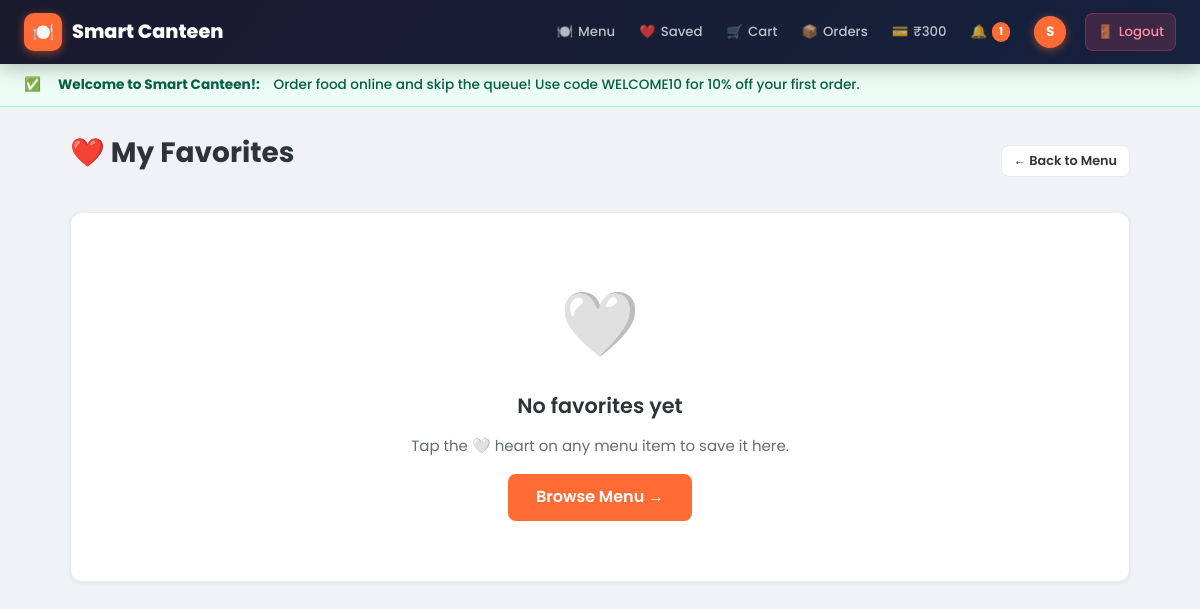
Page /favorites (signed in) on the committed database.
### tables this page shows
CREATE TABLE users(
        id INTEGER PRIMARY KEY AUTOINCREMENT, name TEXT, college_id TEXT,
        email TEXT UNIQUE, password TEXT, role TEXT DEFAULT 'student',
        wallet REAL DEFAULT 0, phone TEXT DEFAULT '', bio TEXT DEFAULT '');

CREATE TABLE announcements(
        id INTEGER PRIMARY KEY AUTOINCREMENT, title TEXT, content TEXT,
        type TEXT DEFAULT 'info', active INTEGER DEFAULT 1,
        created_at TEXT DEFAULT (datetime('now','localtime')));

### app.py (the view)
@app.route("/favorites")
@login_required
def favorites():
    items = many(RATING_SQL +
                 "WHERE m.id IN (SELECT item_id FROM favorites WHERE user_id=?) "
                 "ORDER BY m.category, m.name", (session["uid"],))
    fav_ids = {i["id"] for i in items}
    return render_template("favorites.html", items=items, fav_ids=fav_ids)

### app.py (called while the page is built)
def db():
    if "db" not in g:
        g.db = sqlite3.connect(DB)
        g.db.row_factory = sqlite3.Row
        g.db.execute("PRAGMA journal_mode=WAL")
        g.db.execute("PRAGMA foreign_keys=ON")
    return g.db

def one(sql, a=()):
    return db().execute(sql, a).fetchone()

def many(sql, a=()):
    return db().execute(sql, a).fetchall()

def login_required(f):
    @wraps(f)
    def w(*a, **k):
        if "uid" not in session:
            flash("Please sign in to continue.")
            return redirect(url_for("login"))
        return f(*a, **k)
    return w

@app.context_processor
def inject():
    d = {"wallet_bal": 0, "ready_count": 0, "cart_count": 0,
         "unread_notif": 0, "active_announcements": []}
    if session.get("uid"):
        if session.get("role") != "admin":
            u = one("SELECT wallet FROM users WHERE id=?", (session["uid"],))
            if u:
                d["wallet_bal"] = u["wallet"]
            d["ready_count"] = one(
                "SELECT COUNT(*) FROM orders WHERE user_id=? AND status='Ready'",
                (session["uid"],))[0]
            d["cart_count"] = sum(session.get("cart", {}).values())
            d["unread_notif"] = one(
                "SELECT COUNT(*) FROM notifications WHERE user_id=? AND is_read=0",
                (session["uid"],))[0]
        d["active_announcements"] = many(
            "SELECT * FROM announcements WHERE active=1 ORDER BY id DESC LIMIT 3")
    return d

### templates/favorites.html (shortened to what this page needs)
{% extends "base.html" %}
{% block content %}
<div class="page-header">
  <h1>❤️ My Favorites</h1>
  <a href="/menu" class="btn btn-secondary btn-sm">← Back to Menu</a>
</div>
{% if items %}
<p class="text-muted mb-md">{{ items|length }} saved item{{ 's' if items|length != 1 }}</p>
<div class="menu-grid">
  {% for i in items %}
  <div class="menu-card">
    <div class="menu-card-title">
      <span class="veg-dot {{ 'veg' if i.veg else 'nonveg' }}"></span>
      {{ i.name }}
    </div>
    <div class="menu-card-desc">{{ i.description or '—' }}</div>
    {% if i.avg_rating %}
    <div class="menu-card-rating">⭐ {{ i.avg_rating }} ({{ i.n_rating }} review{{ 's' if i.n_rating != 1 }})</div>
    {% endif %}
    <div class="menu-card-price">₹{{ '%.0f'|format(i.price) }}</div>
    <div class="menu-card-footer">
      {% if not i.available or i.stock <= 0 %}
        <span class="badge badge-danger">Out of stock</span>
      {% else %}
        <a class="btn btn-primary btn-sm" href="/cart/add/{{ i.id }}">+ Add to Cart</a>
      {% endif %}
      <a href="/menu/favorite/{{ i.id }}" class="fav-btn" title="Remove from favorites">❤️</a>
    </div>
  </div>
  {% endfor %}
</div>
{% else %}
<div class="card text-center" style="padding:60px 20px;">
  <div style="font-size:4rem;margin-bottom:14px;">🤍</div>
  <h2>No favorites yet</h2>
  <p class="text-muted mb-md">Tap the 🤍 heart on any menu item to save it here.</p>
  <a href="/menu" class="btn btn-primary btn-lg">Browse Menu →</a>
</div>
{% endif %}
{% endblock %}

### templates/base.html (shortened to what this page needs)
<!DOCTYPE html>
<html lang="en">
<head>
<link rel="stylesheet" href="{{ url_for('static', filename='style.css') }}">
</head>
<body>
<nav class="navbar">
  <a href="/" class="brand">
    <div class="brand-icon">🍽️</div>
    <span>Smart Canteen</span>
  </a>
  <div class="nav-links">
    {% if session.role == 'admin' %}
      <a href="/admin" class="nav-link">📊 Dashboard</a>
      <a href="/admin/orders" class="nav-link">🧾 Orders</a>
      <a href="/admin/menu" class="nav-link">🍽️ Menu</a>
      <a href="/admin/analytics" class="nav-link">📈 Analytics</a>
      <a href="/admin/students" class="nav-link">👨‍🎓 Students</a>
    {% elif session.uid %}
      <a href="/menu" class="nav-link">🍽️ <span>Menu</span></a>
      <a href="/favorites" class="nav-link">❤️ <span>Saved</span></a>
      <a href="/cart" class="nav-link">🛒 <span>Cart</span>
      </a>
      <a href="/orders" class="nav-link">📦 <span>Orders</span></a>
      <a href="/wallet" class="nav-link">💳 <span>₹{{ '%.0f'|format(wallet_bal) }}</span></a>
      <a href="/notifications" class="nav-link">🔔
        {% if unread_notif %}<span class="nav-badge pulse">{{ unread_notif }}</span>{% endif %}
      </a>
      <a href="/profile" class="nav-link">
        <div class="nav-avatar">{{ session.name[0].upper() if session.name else 'U' }}</div>
      </a>
    {% endif %}
    {% if session.uid %}
      <a href="/logout" class="nav-link" title="Sign out" style="margin-left:6px;background:rgba(239,71,111,0.18);color:#FF8FA3;border:1px solid rgba(239,71,111,0.35);">🚪 <span>Logout</span></a>
    {% endif %}
  </div>
</nav>
{% for ann in active_announcements %}
<div class="announcement-bar {{ ann.type }}">
  {% if ann.type == 'success' %}✅{% elif ann.type == 'warning' %}⚠️{% else %}ℹ️{% endif %}
  &nbsp;<strong>{{ ann.title }}:</strong>&nbsp;{{ ann.content }}
</div>
{% endfor %}
{% if session.role == 'admin' %}
<div class="admin-layout">
  <aside class="admin-sidebar">
    <div class="sidebar-section">Overview</div>
    <a href="/admin" class="sidebar-link {{ 'active' if request.endpoint == 'admin_home' }}">📊 Dashboard</a>
    <div class="sidebar-section">Operations</div>
    <a href="/admin/orders" class="sidebar-link {{ 'active' if request.endpoint in ['admin_orders','admin_status','admin_cancel'] }}">🧾 Orders</a>
    <a href="/admin/menu" class="sidebar-link {{ 'active' if request.endpoint in ['admin_menu','admin_edit','admin_restock','admin_toggle','admin_delete'] }}">🍽️ Menu</a>
    <div class="sidebar-section">Insights</div>
    <a href="/admin/analytics" class="sidebar-link {{ 'active' if request.endpoint == 'admin_analytics' }}">📈 Analytics</a>
    <a href="/admin/report" class="sidebar-link {{ 'active' if request.endpoint in ['admin_report','admin_report_csv'] }}">📋 Report</a>
    <div class="sidebar-section">Management</div>
    <a href="/admin/coupons" class="sidebar-link {{ 'active' if request.endpoint in ['admin_coupons','coupon_toggle','coupon_delete'] }}">🏷️ Coupons</a>
    <a href="/admin/students" class="sidebar-link {{ 'active' if request.endpoint in ['admin_students','admin_credit'] }}">👨‍🎓 Students</a>
    <a href="/admin/feedback" class="sidebar-link {{ 'active' if request.endpoint == 'admin_feedback' }}">⭐ Feedback</a>
    <a href="/admin/announcements" class="sidebar-link {{ 'active' if request.endpoint in ['admin_announcements','announcement_toggle','announcement_delete'] }}">📢 Announcements</a>
    <div style="flex:1"></div>
    <div style="padding:10px 12px;">
      <a href="/logout" class="btn btn-secondary btn-sm w-full">🚪 Sign out</a>
    </div>
  </aside>
  <main class="admin-content">
    {{ self.content() }}
  </main>
</div>
{% else %}
{% block wrapper %}
<div class="container">
  {% block content %}{% endblock %}
</div>
{% endblock %}
{% endif %}
</body>
</html>

### static/style.css (style rules this page uses)
:root { --primary: #FF6B35; --primary-dark: #E55A25; --primary-light: #FFF3EE; --secondary: #1A1A2E; --secondary-mid: #16213E; --success: #06D6A0; --success-dark: #05B08A; --success-light: #ECFDF5; --danger: #EF476F; --danger-dark: #D63060; --danger-light: #FEF2F5; --warning: #FFD166; --warning-light: #FFFBEB; --info: #118AB2; --info-light: #EFF6FF; --purple: #8338EC; --purple-light: #F5F3FF; --bg: #F0F2F5; --surface: #FFFFFF; --text: #2D3436; --text-muted: #636E72; --text-light: #B2BEC3; --border: #E8ECEF; --shadow-sm: 0 1px 4px rgba(0,0,0,0.07); --shadow: 0 4px 16px rgba(0,0,0,0.10); --shadow-lg: 0 8px 32px rgba(0,0,0,0.14); --shadow-colored: 0 8px 24px rgba(255,107,53,0.25); --radius-sm: 8px; --radius: 12px; --radius-lg: 20px; --radius-xl: 28px; --transition: 0.2s ease; }
*, *::before, *::after { box-sizing: border-box; margin: 0; padding: 0; }
html { scroll-behavior: smooth; }
body { font-family: 'Poppins', 'Segoe UI', Arial, sans-serif; background: var(--bg); color: var(--text); line-height: 1.6; font-size: 15px; }
a { color: var(--primary); text-decoration: none; transition: color var(--transition); }
h1 { font-size: 1.75rem; font-weight: 700; margin-bottom: 1rem; }
h2 { font-size: 1.3rem; font-weight: 600; margin-bottom: 0.75rem; }
.navbar { background: linear-gradient(135deg, var(--secondary) 0%, var(--secondary-mid) 100%); padding: 0 24px; display: flex; align-items: center; gap: 6px; height: 64px; position: sticky; top: 0; z-index: 1000; box-shadow: 0 2px 20px rgba(0,0,0,0.3); }
.brand { font-size: 1.2rem; font-weight: 800; color: #fff; display: flex; align-items: center; gap: 10px; margin-right: auto; white-space: nowrap; }
.brand-icon { width: 38px; height: 38px; background: var(--primary); border-radius: 10px; display: flex; align-items: center; justify-content: center; font-size: 1.1rem; box-shadow: 0 2px 8px rgba(255,107,53,0.5); }
.nav-links { display: flex; align-items: center; gap: 2px; }
.nav-link { color: rgba(255,255,255,0.72); padding: 7px 11px; border-radius: var(--radius-sm); font-size: 0.83rem; font-weight: 500; transition: all var(--transition); display: flex; align-items: center; gap: 5px; white-space: nowrap; }
.nav-badge { background: var(--primary); color: #fff; font-size: 0.68rem; font-weight: 700; padding: 1px 6px; border-radius: 100px; min-width: 18px; text-align: center; line-height: 1.6; }
.nav-badge.pulse { animation: badge-pulse 2s ease-in-out infinite; }
.nav-avatar { width: 32px; height: 32px; background: var(--primary); border-radius: 50%; display: flex; align-items: center; justify-content: center; color: #fff; font-weight: 700; font-size: 0.85rem; cursor: pointer; transition: transform var(--transition); box-shadow: 0 2px 8px rgba(255,107,53,0.5); }
.announcement-bar { padding: 10px 24px; font-size: 0.85rem; font-weight: 500; display: flex; align-items: center; gap: 10px; }
.announcement-bar.success { background: var(--success-light); color: #065F46; border-bottom: 1px solid #A7F3D0; }
.container { max-width: 1100px; margin: 0 auto; padding: 24px 20px; }
.card { background: var(--surface); border-radius: var(--radius); padding: 20px; box-shadow: var(--shadow-sm); margin-bottom: 16px; border: 1px solid var(--border); transition: box-shadow var(--transition), transform var(--transition); }
.btn { display: inline-flex; align-items: center; gap: 7px; padding: 9px 18px; border-radius: var(--radius-sm); font-size: 0.875rem; font-weight: 600; cursor: pointer; border: none; text-decoration: none; transition: all var(--transition); white-space: nowrap; font-family: inherit; line-height: 1.4; }
.btn-primary { background: var(--primary); color: #fff; }
.btn-secondary { background: var(--surface); color: var(--text); border: 1.5px solid var(--border); }
.btn-sm { padding: 6px 12px; font-size: 0.8rem; }
.btn-lg { padding: 12px 28px; font-size: 1rem; }
.text-center { text-align: center; }
.text-muted { color: var(--text-muted); }
.mb-md { margin-bottom: 16px; }
.page-header { display: flex; align-items: center; justify-content: space-between; margin-bottom: 20px; flex-wrap: wrap; gap: 10px; }

### rows in the picture
users: wallet "300"
announcements: title "Welcome to Smart Canteen!", content "Order food online and skip the queue! Use code WELCOME10 for 10% off your first order."

### other values in the picture
{{ unread_notif }} "1"
{{ session.name[0].upper() if session.name else 'U' }} "S"
